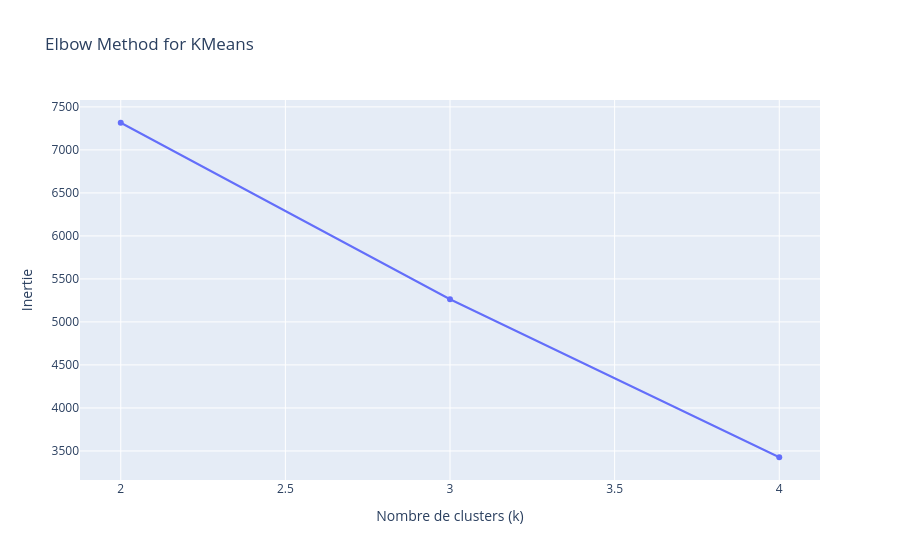
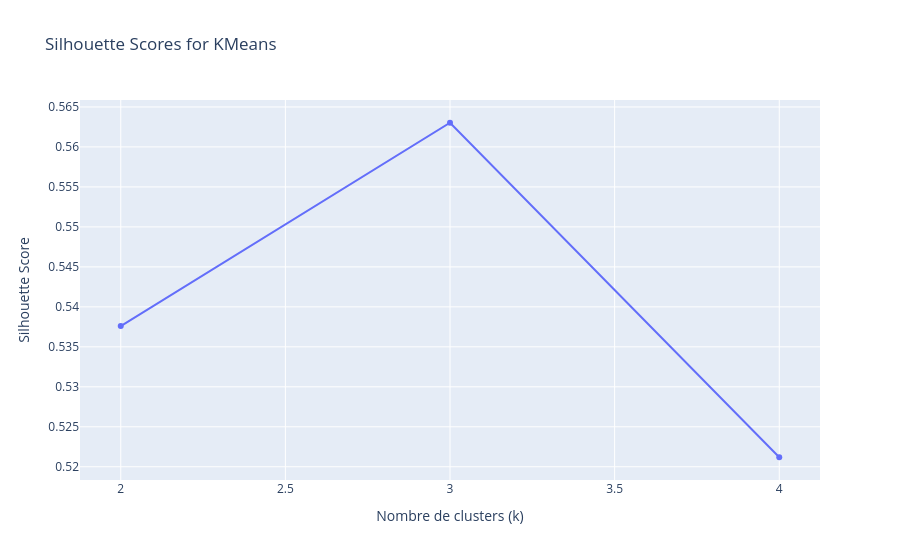

These figures' notebook cell, in order:
### Code cell
# Elbow method pour déterminer le nombre optimal de clusters pour Kmeans
from sklearn.cluster import KMeans
from sklearn.metrics import silhouette_score
inertia = []
silhouette_scores = []
K = range(2, 5)


for k in K:
    kmeans = KMeans(n_clusters=k, random_state=42)
    kmeans.fit(X)
    inertia.append(kmeans.inertia_)
    silhouette_scores.append(silhouette_score(X, kmeans.labels_))

fig_elbow = px.line(x=K, y=inertia, title="Elbow Method for KMeans", markers=True, labels={"x": "Nombre de clusters (k)", "y": "Inertie"})
fig_elbow.show()
fig_silhouette = px.line(x=K, y=silhouette_scores, title="Silhouette Scores for KMeans", markers=True, labels={"x": "Nombre de clusters (k)", "y": "Silhouette Score"})
fig_silhouette.show()

### Figure 1 — Plotly figure (JSON) as saved in the notebook; plotly's stock layout.template omitted (floating-point values rounded to 4 significant figures)
{"data": [{"hovertemplate": "Nombre de clusters (k)=%{x}<br>Inertie=%{y}<extra></extra>", "legendgroup": "", "line": {"color": "#636efa", "dash": "solid"}, "marker": {"symbol": "circle"}, "mode": "lines+markers", "name": "", "orientation": "v", "showlegend": false, "type": "scatter", "x": [2, 3, 4], "xaxis": "x", "y": [7316.0, 5264.0, 3427.0], "yaxis": "y"}], "layout": {"legend": {"tracegroupgap": 0}, "title": {"text": "Elbow Method for KMeans"}, "xaxis": {"anchor": "y", "domain": [0, 1], "title": {"text": "Nombre de clusters (k)"}}, "yaxis": {"anchor": "x", "domain": [0, 1], "title": {"text": "Inertie"}}}}

### Figure 2 — Plotly figure (JSON) as saved in the notebook; plotly's stock layout.template omitted (floating-point values rounded to 4 significant figures)
{"data": [{"hovertemplate": "Nombre de clusters (k)=%{x}<br>Silhouette Score=%{y}<extra></extra>", "legendgroup": "", "line": {"color": "#636efa", "dash": "solid"}, "marker": {"symbol": "circle"}, "mode": "lines+markers", "name": "", "orientation": "v", "showlegend": false, "type": "scatter", "x": [2, 3, 4], "xaxis": "x", "y": [0.5376, 0.563, 0.5212], "yaxis": "y"}], "layout": {"legend": {"tracegroupgap": 0}, "title": {"text": "Silhouette Scores for KMeans"}, "xaxis": {"anchor": "y", "domain": [0, 1], "title": {"text": "Nombre de clusters (k)"}}, "yaxis": {"anchor": "x", "domain": [0, 1], "title": {"text": "Silhouette Score"}}}}
